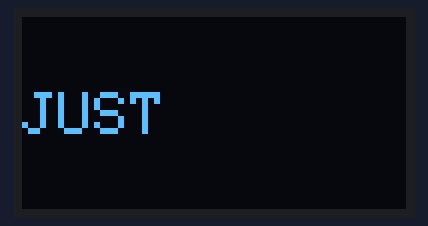
Bench run of a sketch on a simulated Arduino Uno, built with avr-gcc and run on an emulated ATmega328P. Parts: 128×64 one-colour display.

Above: at 0.06 s.
At 1.31 s:
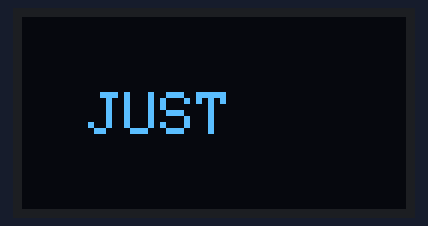
At 2.67 s:
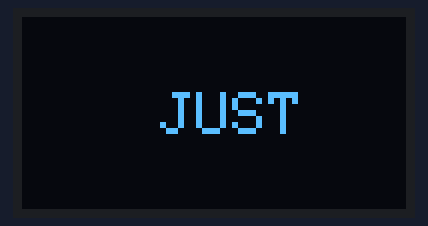
At 5.39 s:
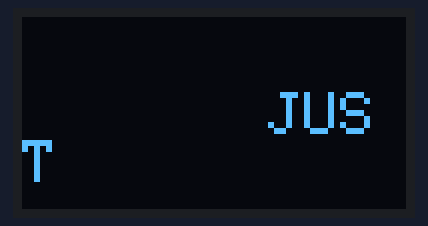
At 8.0 s:
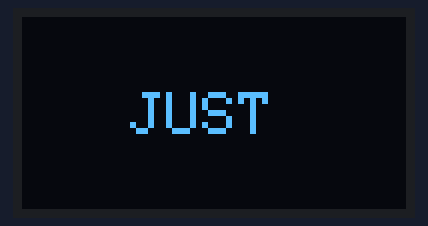
At 10.72 s:
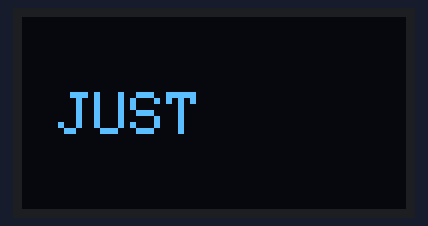

The sketch:

FOR_wall_dash_effect.ino
```cpp
#include <Wire.h>
#include <Adafruit_GFX.h>
#include <Adafruit_SSD1306.h>

// Define OLED display size
#define SCREEN_WIDTH 128
#define SCREEN_HEIGHT 64
#define OLED_RESET    -1
Adafruit_SSD1306 display(SCREEN_WIDTH, SCREEN_HEIGHT, &Wire, OLED_RESET);

void setup() {
  // Initialize OLED display
  if (!display.begin(SSD1306_SWITCHCAPVCC, 0x3C)) {
    Serial.println(F("SSD1306 allocation failed"));
    for (;;); // Halt
  }
  display.clearDisplay();
}

void loop()
{
  int direction = 1; // 1 = right, -1 = left
  int x = 0;

  while (true) {
    display.clearDisplay();
    display.setTextSize(2);
    display.setTextColor(WHITE);
    display.setCursor(x, 25);
    display.print("JUST");
    display.display();

    x += direction; // Move left or right
    if (x >= SCREEN_WIDTH - 40 || x <= 0) direction *= -1; // Reverse direction

    delay(30);
  }
}
```

Measured:
- by itself, everything shown: repeats every 10.0 s, in 176 steps
